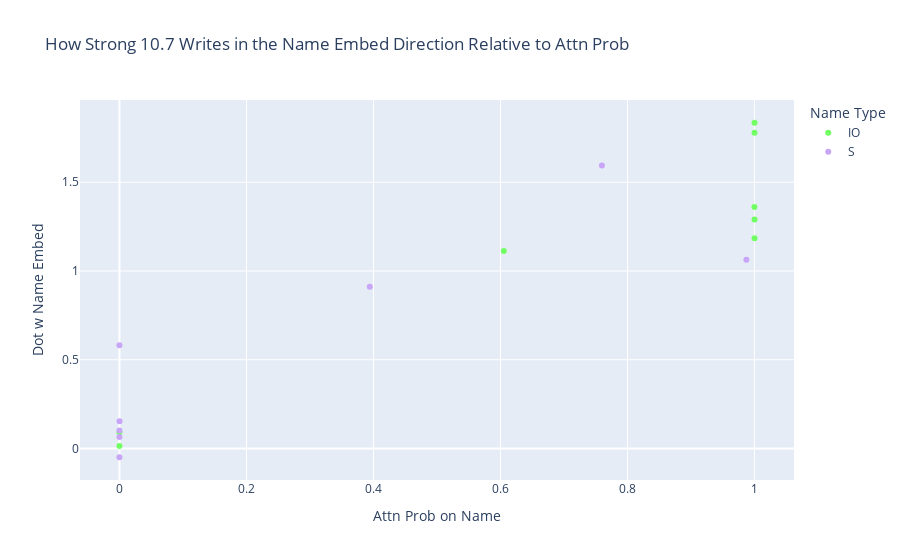

Write notebook code for a chart like this one.
### Code cell
scatter_attention_and_contribution(model, nmh_candidates[1], prompts, io_positions, s_positions, answer_residual_directions)

### Figure 1 — Plotly figure (JSON) as saved in the notebook; plotly's stock layout.template omitted (floating-point values rounded to 4 significant figures)
{"data": [{"customdata": [["When John and Mary went to the shops, John gave the bag to"], ["When John and Mary went to the shops, Mary gave the bag to"], ["When Tom and James went to the park, James gave the ball to"], ["When Tom and James went to the park, Tom gave the ball to"], ["When Dan and Sid went to the shops, Sid gave an apple to"], ["When Dan and Sid went to the shops, Dan gave an apple to"], ["After Martin and Amy went to the park, Amy gave a drink to"], ["After Martin and Amy went to the park, Martin gave a drink to"]], "hovertemplate": "Name Type=IO<br>Attn Prob on Name=%{x}<br>Dot w Name Embed=%{y}<br>text=%{customdata[0]}<extra></extra>", "legendgroup": "IO", "marker": {"color": "rgb(114,255,100)", "symbol": "circle"}, "mode": "markers", "name": "IO", "orientation": "v", "showlegend": true, "type": "scatter", "x": [1, 0.6052, 1.0, 0.9998, 1, 5.735e-08, 1, 2.165e-05], "xaxis": "x", "y": [1.29, 1.113, 1.835, 1.361, 1.184, 0.09138, 1.779, 0.01378], "yaxis": "y"}, {"customdata": [["When John and Mary went to the shops, John gave the bag to"], ["When John and Mary went to the shops, Mary gave the bag to"], ["When Tom and James went to the park, James gave the ball to"], ["When Tom and James went to the park, Tom gave the ball to"], ["When Dan and Sid went to the shops, Sid gave an apple to"], ["When Dan and Sid went to the shops, Dan gave an apple to"], ["After Martin and Amy went to the park, Amy gave a drink to"], ["After Martin and Amy went to the park, Martin gave a drink to"]], "hovertemplate": "Name Type=S<br>Attn Prob on Name=%{x}<br>Dot w Name Embed=%{y}<br>text=%{customdata[0]}<extra></extra>", "legendgroup": "S", "marker": {"color": "rgb(201,165,247)", "symbol": "circle"}, "mode": "markers", "name": "S", "orientation": "v", "showlegend": true, "type": "scatter", "x": [5.096e-10, 0.3942, 1.331e-05, 0.000145, 5.489e-16, 0.9872, 4.264e-13, 0.7597], "xaxis": "x", "y": [0.581, 0.9117, 0.06494, 0.1526, 0.1019, 1.064, -0.04955, 1.594], "yaxis": "y"}], "layout": {"legend": {"title": {"text": "Name Type"}, "tracegroupgap": 0}, "title": {"text": "How Strong 10.7 Writes in the Name Embed Direction Relative to Attn Prob"}, "xaxis": {"anchor": "y", "domain": [0, 1], "title": {"text": "Attn Prob on Name"}}, "yaxis": {"anchor": "x", "domain": [0, 1], "title": {"text": "Dot w Name Embed"}}}}
